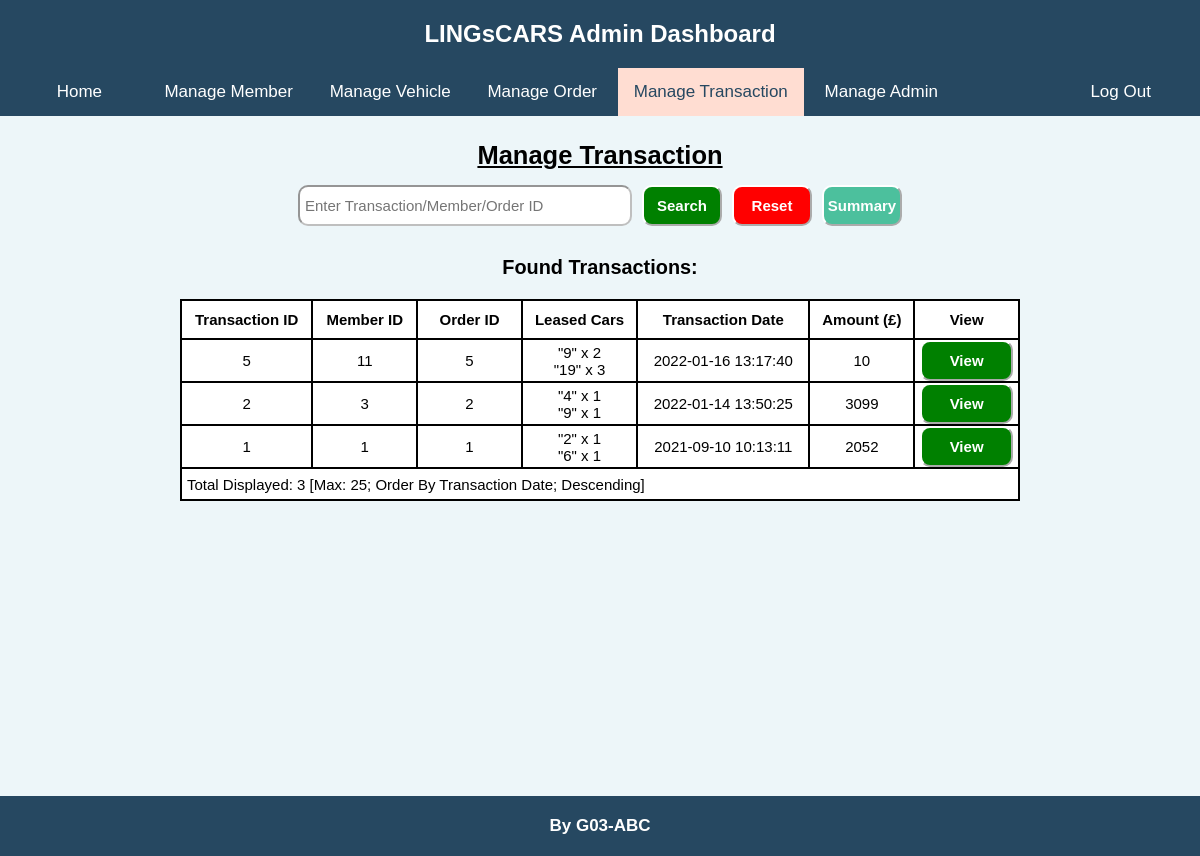
The app's page /admin/manageTransaction.php (signed in) with its own data.
### tables this page shows
CREATE TABLE `transactions` (
  `id` int(11) NOT NULL,
  `memberId` int(11) NOT NULL,
  `leasedCars` longtext NOT NULL DEFAULT '[]' CHECK (json_valid(`leasedCars`)),
  `orderId` int(11) NOT NULL,
  `transactionDate` datetime NOT NULL DEFAULT current_timestamp(),
  `creditCard` longtext NOT NULL DEFAULT '{}',
  `amount` int(11) NOT NULL
);

### admin/manageTransaction.php (the view, shortened to what this page needs)
<?php
    require_once($_SERVER['DOCUMENT_ROOT'] . "/admin/adminAuthenticate.php");
    $queryString = array();
    if (isset($_SERVER['QUERY_STRING'])) {
        parse_str($_SERVER['QUERY_STRING'], $queryString);
    }
    $manageMode = (isset($queryString['manage-mode'])) ? $queryString['manage-mode']: "";
    $passChecking = false;
    $wordToSearch = "";
    $allowViewTransac = false;
?>
<!DOCTYPE html>
<html lang="en">
    <head>
        <link rel="stylesheet" href="/css/admin.css">
    </head>
    <body>
        <header>
            <p>
                LINGsCARS Admin Dashboard
            </p>
        </header>
        <nav class="fixed_nav_bar">
            <ul>
                <li>
                    <a href="/admin/index.php">Home</a>
                </li>
                <li>
                    <a href="/admin/manageMember.php">Manage Member</a>
                </li>
                <li>
                    <a href="/admin/manageVehicle.php">Manage Vehicle</a>
                </li>
                <li>
                    <a href="/admin/manageOrder.php">Manage Order</a>
                </li>
                <li>
                    <a href="/admin/manageTransaction.php" class="active">Manage Transaction</a>
                </li>
                <li>
                    <a href="/admin/manageAdmin.php">Manage Admin</a>
                </li>
                <li>
                    <a href="/admin/adminLogout.php">Log Out</a>
                </li>
            </ul>
        </nav>
        <main>
            <h2>
                Manage Transaction
            </h2>
            <div class="manage-section">
                <?php if (
                    (isset($manageMode) && empty($manageMode)) ||
                    $passChecking ||
                    (isset($manageMode) && $manageMode == "search-transaction") ||
                    (isset($manageMode) && $manageMode == "view-transaction" && !$allowViewTransac)
                ): ?>
                    <div class='button-section'>
                        <input id='word-to-search' form='manage-search-form' type='text' name='word-to-search' placeholder='Enter Transaction/Member/Order ID' value='<?php
                            echo((isset($wordToSearch) && !empty($wordToSearch)) ? testInput($wordToSearch): "");
                        ?>' minlength="1" maxlength="100" required>
                        <button form='manage-search-form' class='small-button positive-button'>Search</button>
                        <button form='cancel-search-form' class='small-button negative-button'<?php
                            echo((isset($wordToSearch) && !empty($wordToSearch)) ? "": " disabled");
                        ?>>Reset</button>
                        <button form='manage-summary-form' class='small-button'>Summary</button>
                    </div>
                    <h3>Found Transactions:</h3>
                    <table class="db-table">
                        <thead>
                            <tr>
                                <th><form method='get' action='/admin/manageTransaction.php'>
                                    <button class='sort-button'>Transaction ID<?php
                                    ?></button>
                                </form></th>
                                <th><form method='get' action='/admin/manageTransaction.php'>
                                    <button class='sort-button'>Member ID<?php
                                    ?></button>
                                </form></th>
                                <th><form method='get' action='/admin/manageTransaction.php'>
                                    <button class='sort-button'>Order ID<?php
                                    ?></button>
                                </form></th>
                                <th><form method='get' action='/admin/manageTransaction.php'>
                                    <button class='sort-button'>Leased Cars<?php
                                    ?></button>
                                </form></th>
                                <th><form method='get' action='/admin/manageTransaction.php'>
                                    <button class='sort-button'>Transaction Date<?php
                                    ?></button>
                                </form></th>
                                <th><form method='get' action='/admin/manageTransaction.php'>
                                    <button class='sort-button'>Amount (£)<?php
                                    ?></button>
                                </form></th>
                                <th>View</th>
                            </tr>
                        </thead>
                        <tbody>
                            <?php
                                $query = "SELECT transactions.id, transactions.memberId, transactions.leasedCars, transactions.orderId, transactions.transactionDate, transactions.amount FROM transactions" .
                                (
                                    (isset($wordToSearch) && !empty($wordToSearch)) ?
                                    " WHERE transactions.id LIKE '%" .
                                    testInput($wordToSearch) .
                                    "%' OR transactions.memberId LIKE '%" .
                                    testInput($wordToSearch) .
                                    "%' OR transactions.orderId LIKE '%" .
                                    testInput($wordToSearch) .
                                    "%'" : ""
                                ) .
                                " ORDER BY";
                                if (isset($queryString['order-by'])) {
                                    if ($queryString['order-by'] == 'transaction-id-asc') {
                                        $query .= " transactions.id ASC";
                                    }
                                    else if ($queryString['order-by'] == 'transaction-id-desc') {
                                        $query .= " transactions.id DESC";
                                    }
                                    else if ($queryString['order-by'] == 'member-id-asc') {
                                        $query .= " transactions.memberId ASC";
                                    }
                                    else if ($queryString['order-by'] == 'member-id-desc') {
                                        $query .= " transactions.memberId DESC";
                                    }
                                    else if ($queryString['order-by'] == 'leased-cars-asc') {
                                        $query .= " transactions.leasedCars ASC";
                                    }
                                    else if ($queryString['order-by'] == 'leased-cars-desc') {
                                        $query .= " transactions.leasedCars DESC";
                                    }
                                    else if ($queryString['order-by'] == 'order-id-asc') {
                                        $query .= " transactions.orderId ASC";
                                    }
                                    else if ($queryString['order-by'] == 'order-id-desc') {
                                        $query .= " transactions.orderId DESC";
                                    }
                                    else if ($queryString['order-by'] == 'amount-asc') {
                                        $query .= " transactions.amount ASC";
                                    }
                                    else if ($queryString['order-by'] == 'amount-desc') {
                                        $query .= " transactions.amount DESC";
                                    }
                                    else if ($queryString['order-by'] == 'transaction-date-asc') {
                                        $query .= " transactions.transactionDate ASC";
                                    }
                                    else {
                                        $query .= " transactions.transactionDate DESC";
                                    }
                                }
                                else {
                                    $query .= " transactions.transactionDate DESC";
                                }
                                $query .= " LIMIT 25;";
                                $rs = mysqli_query($serverConnect, $query);
                                $recordCount = 0;
                            ?>
                            <?php if ($rs): ?>
                                <?php while ($transac = mysqli_fetch_assoc($rs)): ?>
                                    <?php $recordCount++; ?>
                                    <tr>
                                        <td class='center-text'>
                                            <?php echo((isset($transac["id"])) ? $transac["id"]: "-"); ?>
                                        </td>
                                        <td class='center-text'>
                                            <?php echo((isset($transac["memberId"])) ? $transac["memberId"]: "-"); ?>
                                        </td>
                                        <td class='center-text'>
                                            <?php echo((isset($transac["orderId"])) ? $transac["orderId"]: "-"); ?>
                                        </td>
                                        <td class='center-text'>
                                            <?php
                                                if (isset($transac["leasedCars"])) {
                                                    $arrJson = json_decode($transac["leasedCars"], true);
                                                    foreach ($arrJson as $key=>$value) {
                                                        echo("\"". $key . "\" x " . $value . "<br>");
                                                    }
                                                }
                                                else {
                                                    echo("-");
                                                }
                                            ?>
                                        </td>
                                        <td class='center-text'>
                                            <?php echo((isset($transac["transactionDate"])) ? $transac["transactionDate"]: "-"); ?>
                                        </td>
                                        <td class='center-text'>
                                            <?php echo((isset($transac["amount"])) ? $transac["amount"]: "-"); ?>
                                        </td>
                                        <td>
                                            <form method='get' action='/admin/manageTransaction.php'>
                                                <button class='positive-button'>View</button>
                                            </form>
                                        </td>
                                    </tr>
                                <?php endwhile; ?>
                            <?php endif; ?>
                            <tr>
                                <?php if (!$recordCount): ?>
                                    <td class='data-not-found' colspan='7'>
                                        * None to show
                                    </td>
                                <?php else: ?>
                                    <td colspan='7'>
                                        Total Displayed: <?php echo($recordCount); ?> [Max: 25; Order By <?php
                                            if (isset($queryString['order-by'])) {
                                                if ($queryString['order-by'] == 'transaction-id-asc') {
                                                    echo("Transaction ID; Ascending");
                                                }
                                                else if ($queryString['order-by'] == 'transaction-id-desc') {
                                                    echo("Transaction ID; Descending");
                                                }
                                                else if ($queryString['order-by'] == 'member-id-asc') {
                                                    echo("Member ID; Ascending");
                                                }
                                                else if ($queryString['order-by'] == 'member-id-desc') {
                                                    echo("Member ID; Descending");
                                                }
                                                else if ($queryString['order-by'] == 'leased-cars-asc') {
                                                    echo("Leased Cars; Ascending");
                                                }
                                                else if ($queryString['order-by'] == 'leased-cars-desc') {
                                                    echo("Leased Cars; Descending");
                                                }
                                                else if ($queryString['order-by'] == 'order-id-asc') {
                                                    echo("Order ID; Ascending");
                                                }
                                                else if ($queryString['order-by'] == 'order-id-desc') {
                                                    echo("Order ID; Descending");
                                                }
                                                else if ($queryString['order-by'] == 'amount-asc') {
                                                    echo("Amount; Ascending");
                                                }
                                                else if ($queryString['order-by'] == 'amount-desc') {
                                                    echo("Amount; Descending");
                                                }
                                                else if ($queryString['order-by'] == 'transaction-date-asc') {
                                                    echo("Transaction Date; Ascending");
                                                }
                                                else {
                                                    echo("Transaction Date; Descending");
                                                }
                                            }
                                            else {
                                                echo("Transaction Date; Descending");
                                            }
                                        ?>]
                                    </td>
                                <?php endif; ?>
                            </tr>
                        </tbody>
                    </table>
                <?php endif; ?>
            </div>
        </main>
        <footer>
            <p>
                By G03-ABC
            </p>
        </footer>
    </body>
</html>

### records on screen
transactions: id "5", memberId "11", orderId "5", key "9", leasedCars "2", key "19", leasedCars "3", transactionDate "2022-01-16 13:17:40", amount "10"
transactions: id "2", memberId "3", orderId "2", key "4", leasedCars "1", key "9", transactionDate "2022-01-14 13:50:25", amount "3099"
transactions: id "1", memberId "1", orderId "1", key "2", leasedCars "1", key "6", transactionDate "2021-09-10 10:13:11", amount "2052"

### other values on screen
$recordCount "3"
